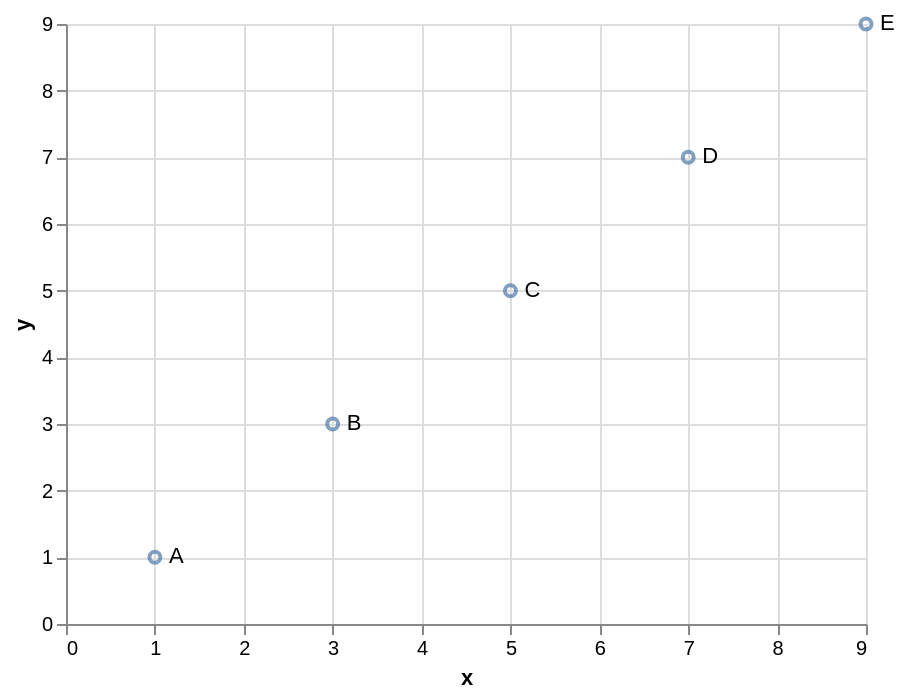

Vega-Lite specification stored for this chart:
### Vega-Lite specification from a JSON file in a GitHub repository (floating-point values rounded to 4 significant figures)
{"config": {"view": {"height": 300, "width": 400}}, "layer": [{"encoding": {"y": {"title": "y", "field": "properties.y", "type": "quantitative"}, "x": {"title": "x", "field": "properties.x", "type": "quantitative"}}, "data": {"values": {"features": [{"properties": {"label": "A", "x": 1, "y": 1}, "geometry": {"coordinates": [125.6, 10.1], "type": "Point"}, "type": "Feature"}, {"properties": {"label": "B", "x": 3, "y": 3}, "geometry": {"coordinates": [125.6, 10.1], "type": "Point"}, "type": "Feature"}, {"properties": {"label": "C", "x": 5, "y": 5}, "geometry": {"coordinates": [125.6, 10.1], "type": "Point"}, "type": "Feature"}, {"properties": {"label": "D", "x": 7, "y": 7}, "geometry": {"coordinates": [125.6, 10.1], "type": "Point"}, "type": "Feature"}, {"properties": {"label": "E", "x": 9, "y": 9}, "geometry": {"coordinates": [125.6, 10.1], "type": "Point"}, "type": "Feature"}], "type": "FeatureCollection"}, "format": {"type": "json", "property": "features"}}, "mark": "point"}, {"encoding": {"y": {"title": "y", "field": "properties.y", "type": "quantitative"}, "x": {"title": "x", "field": "properties.x", "type": "quantitative"}, "text": {"title": "label", "field": "properties.label", "type": "nominal"}}, "data": {"values": {"features": [{"properties": {"label": "A", "x": 1, "y": 1}, "geometry": {"coordinates": [125.6, 10.1], "type": "Point"}, "type": "Feature"}, {"properties": {"label": "B", "x": 3, "y": 3}, "geometry": {"coordinates": [125.6, 10.1], "type": "Point"}, "type": "Feature"}, {"properties": {"label": "C", "x": 5, "y": 5}, "geometry": {"coordinates": [125.6, 10.1], "type": "Point"}, "type": "Feature"}, {"properties": {"label": "D", "x": 7, "y": 7}, "geometry": {"coordinates": [125.6, 10.1], "type": "Point"}, "type": "Feature"}, {"properties": {"label": "E", "x": 9, "y": 9}, "geometry": {"coordinates": [125.6, 10.1], "type": "Point"}, "type": "Feature"}], "type": "FeatureCollection"}, "format": {"type": "json", "property": "features"}}, "mark": {"align": "left", "type": "text", "dx": 7, "baseline": "middle"}}], "$schema": "https://vega.github.io/schema/vega-lite/v2.4.1.json"}
